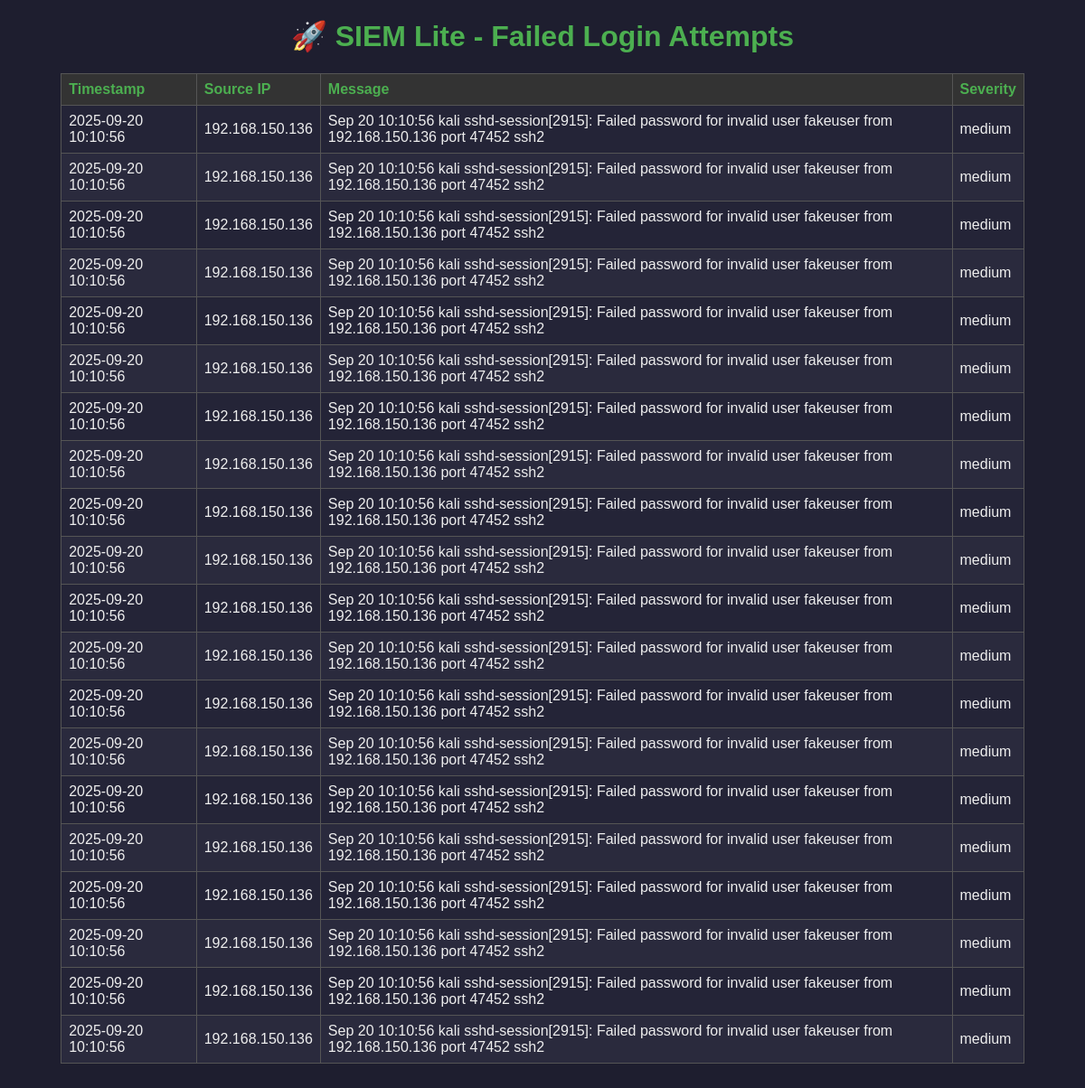
The page / on the database its author committed.
### tables this page shows
CREATE TABLE logs
                  (timestamp TEXT, log_type TEXT, source_ip TEXT, message TEXT, severity TEXT);

### dashboard/app.py (the view)
@app.route("/")
def index():
    logs = get_logs()
    attackers = get_top_attackers()
    ips = [a[0] for a in attackers]
    counts = [a[1] for a in attackers]
    return render_template("dashboard.html", logs=logs, ips=ips, counts=counts)

### dashboard/app.py (called while the page is built)
def get_logs():
    conn = sqlite3.connect("../logs.db")
    cursor = conn.cursor()
    cursor.execute("SELECT timestamp, source_ip, message, severity FROM logs ORDER BY timestamp DESC LIMIT 20")
    rows = cursor.fetchall()
    conn.close()
    return rows

def get_top_attackers():
    conn = sqlite3.connect("../logs.db")
    cursor = conn.cursor()
    cursor.execute("SELECT source_ip, COUNT(*) as count FROM logs WHERE source_ip != 'Unknown' GROUP BY source_ip ORDER BY count DESC LIMIT 5")
    rows = cursor.fetchall()
    conn.close()
    return rows

### dashboard/templates/dashboard.html (shortened to what this page needs)
<!DOCTYPE html>
<html>
<head>
</head>
<body>
    <h1>🚀 SIEM Lite - Failed Login Attempts</h1>
    <table>
        <tr>
            <th>Timestamp</th>
            <th>Source IP</th>
            <th>Message</th>
            <th>Severity</th>
        </tr>
        {% for log in logs %}
        <tr>
            <td>{{ log[0] }}</td>
            <td>{{ log[1] }}</td>
            <td>{{ log[2] }}</td>
            <td>{{ log[3] }}</td>
        </tr>
        {% endfor %}
    </table>
</body>
</html>

### dashboard/templates/dashboard.html (style rules this page uses)
body { font-family: Arial, sans-serif; background: #1e1e2f; color: #eee; }
h1 { text-align: center; color: #4CAF50; }
table { width: 90%; margin: auto; border-collapse: collapse; background: #2a2a3d; margin-bottom: 40px; }
th, td { border: 1px solid #555; padding: 8px; text-align: left; }
th { background: #333; color: #4CAF50; }
tr:nth-child(even) { background: #242437; }

### rows shown on the page
logs: timestamp "2025-09-20 10:10:56", source_ip "192.168.150.136", message "Sep 20 10:10:56 kali sshd-session[2915]: Failed password for invalid user fakeuser from 192.168.150.136 port 47452 ssh2", severity "medium"
logs: timestamp "2025-09-20 10:10:56", source_ip "192.168.150.136", message "Sep 20 10:10:56 kali sshd-session[2915]: Failed password for invalid user fakeuser from 192.168.150.136 port 47452 ssh2", severity "medium"
logs: timestamp "2025-09-20 10:10:56", source_ip "192.168.150.136", message "Sep 20 10:10:56 kali sshd-session[2915]: Failed password for invalid user fakeuser from 192.168.150.136 port 47452 ssh2", severity "medium"
logs: timestamp "2025-09-20 10:10:56", source_ip "192.168.150.136", message "Sep 20 10:10:56 kali sshd-session[2915]: Failed password for invalid user fakeuser from 192.168.150.136 port 47452 ssh2", severity "medium"
logs: timestamp "2025-09-20 10:10:56", source_ip "192.168.150.136", message "Sep 20 10:10:56 kali sshd-session[2915]: Failed password for invalid user fakeuser from 192.168.150.136 port 47452 ssh2", severity "medium"
logs: timestamp "2025-09-20 10:10:56", source_ip "192.168.150.136", message "Sep 20 10:10:56 kali sshd-session[2915]: Failed password for invalid user fakeuser from 192.168.150.136 port 47452 ssh2", severity "medium"
logs: timestamp "2025-09-20 10:10:56", source_ip "192.168.150.136", message "Sep 20 10:10:56 kali sshd-session[2915]: Failed password for invalid user fakeuser from 192.168.150.136 port 47452 ssh2", severity "medium"
logs: timestamp "2025-09-20 10:10:56", source_ip "192.168.150.136", message "Sep 20 10:10:56 kali sshd-session[2915]: Failed password for invalid user fakeuser from 192.168.150.136 port 47452 ssh2", severity "medium"
logs: timestamp "2025-09-20 10:10:56", source_ip "192.168.150.136", message "Sep 20 10:10:56 kali sshd-session[2915]: Failed password for invalid user fakeuser from 192.168.150.136 port 47452 ssh2", severity "medium"
logs: timestamp "2025-09-20 10:10:56", source_ip "192.168.150.136", message "Sep 20 10:10:56 kali sshd-session[2915]: Failed password for invalid user fakeuser from 192.168.150.136 port 47452 ssh2", severity "medium"
logs: timestamp "2025-09-20 10:10:56", source_ip "192.168.150.136", message "Sep 20 10:10:56 kali sshd-session[2915]: Failed password for invalid user fakeuser from 192.168.150.136 port 47452 ssh2", severity "medium"
logs: timestamp "2025-09-20 10:10:56", source_ip "192.168.150.136", message "Sep 20 10:10:56 kali sshd-session[2915]: Failed password for invalid user fakeuser from 192.168.150.136 port 47452 ssh2", severity "medium"
logs: timestamp "2025-09-20 10:10:56", source_ip "192.168.150.136", message "Sep 20 10:10:56 kali sshd-session[2915]: Failed password for invalid user fakeuser from 192.168.150.136 port 47452 ssh2", severity "medium"
logs: timestamp "2025-09-20 10:10:56", source_ip "192.168.150.136", message "Sep 20 10:10:56 kali sshd-session[2915]: Failed password for invalid user fakeuser from 192.168.150.136 port 47452 ssh2", severity "medium"
logs: timestamp "2025-09-20 10:10:56", source_ip "192.168.150.136", message "Sep 20 10:10:56 kali sshd-session[2915]: Failed password for invalid user fakeuser from 192.168.150.136 port 47452 ssh2", severity "medium"
logs: timestamp "2025-09-20 10:10:56", source_ip "192.168.150.136", message "Sep 20 10:10:56 kali sshd-session[2915]: Failed password for invalid user fakeuser from 192.168.150.136 port 47452 ssh2", severity "medium"
logs: timestamp "2025-09-20 10:10:56", source_ip "192.168.150.136", message "Sep 20 10:10:56 kali sshd-session[2915]: Failed password for invalid user fakeuser from 192.168.150.136 port 47452 ssh2", severity "medium"
logs: timestamp "2025-09-20 10:10:56", source_ip "192.168.150.136", message "Sep 20 10:10:56 kali sshd-session[2915]: Failed password for invalid user fakeuser from 192.168.150.136 port 47452 ssh2", severity "medium"
logs: timestamp "2025-09-20 10:10:56", source_ip "192.168.150.136", message "Sep 20 10:10:56 kali sshd-session[2915]: Failed password for invalid user fakeuser from 192.168.150.136 port 47452 ssh2", severity "medium"
logs: timestamp "2025-09-20 10:10:56", source_ip "192.168.150.136", message "Sep 20 10:10:56 kali sshd-session[2915]: Failed password for invalid user fakeuser from 192.168.150.136 port 47452 ssh2", severity "medium"
